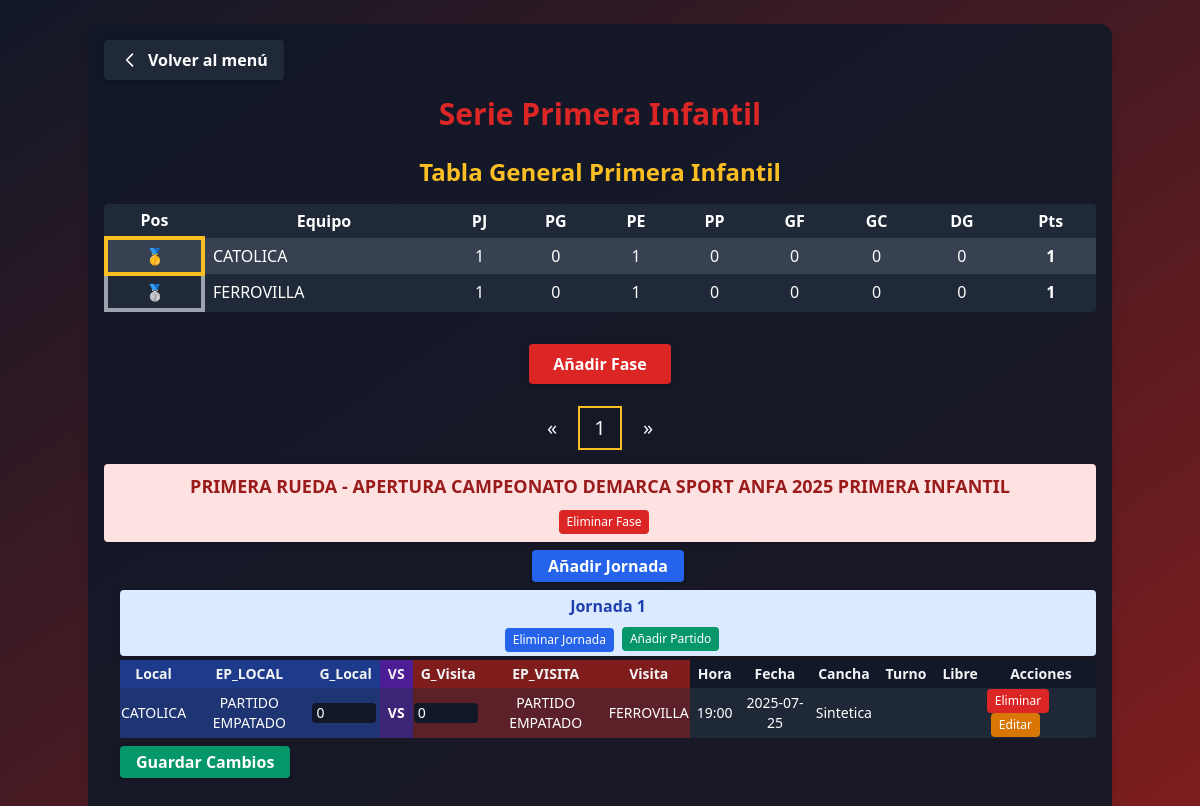
Page /serie_primera_infantil/ (signed in) on the committed database.
### app_main/models.py (models this page shows, shortened)
class Clubes(models.Model):
    club = models.CharField(max_length=100, unique=True)
    super_seniors = models.BooleanField(default=False)
    seniors = models.BooleanField(default=False)
    honor = models.BooleanField(default=False)
    segunda_honor = models.BooleanField(default=False)
    juveniles = models.BooleanField(default=False)
    primera_infantil = models.BooleanField(default=False)
    segunda_infantil = models.BooleanField(default=False)
    tercera_infantil = models.BooleanField(default=False)
    femenino = models.BooleanField(default=False)
    def __str__(self):
        return self.club

class Fase(models.Model):
    nombre = models.CharField(max_length=100, unique=True)

class Jornada(models.Model):
    fase = models.ForeignKey(Fase, on_delete=models.CASCADE, related_name='jornadas')
    nombre = models.CharField(max_length=100)

class SeriePrimeraInfantil(models.Model):
    ESTADO_PARTIDO_CHOICES = [
        ('PARTIDO GANADO', 'PARTIDO GANADO'),
        ('PARTIDO EMPATADO', 'PARTIDO EMPATADO'),
        ('PARTIDO PERDIDO', 'PARTIDO PERDIDO'),
    ]
    jornada = models.ForeignKey(Jornada, on_delete=models.CASCADE, related_name='partidos_primera_infantil')
    equipo_local = models.ForeignKey('Clubes', on_delete=models.CASCADE, related_name='partidos_local_primera_infantil')
    estado_partido_local = models.CharField(max_length=50, choices=ESTADO_PARTIDO_CHOICES)
    goles_local = models.PositiveSmallIntegerField()
    goles_visita = models.PositiveSmallIntegerField()
    estado_partido_visita = models.CharField(max_length=50, choices=ESTADO_PARTIDO_CHOICES)
    equipo_visita = models.ForeignKey('Clubes', on_delete=models.CASCADE, related_name='partidos_visita_primera_infantil')
    horario = models.TimeField(null=True, blank=True)
    fecha = models.DateField(null=True, blank=True)
    cancha = models.CharField(max_length=100, blank=True, default="")
    turno = models.CharField(max_length=50)
    libre = models.CharField(max_length=100, blank=True, default="")

### app_main/views.py (the view, shortened to what this page needs)
# urls.py: path('serie_primera_infantil/', views.serie_primera_infantil, name='serie_primera_infantil'),
def serie_primera_infantil(request):
    fases = Fase.objects.filter(nombre__icontains="PRIMERA INFANTIL").prefetch_related('jornadas__partidos_primera_infantil')
    clubes = Clubes.objects.all()
    jornadas = Jornada.objects.all()
    tablero_general = calcular_tablero_general_primera_infantil()
    return render(request, 'serie_primera_infantil.html', {
        'fases': fases,
        'clubes': clubes,
        'jornadas': jornadas,
        'estado_choices': SeriePrimeraInfantil.ESTADO_PARTIDO_CHOICES,
        'tablero_general': tablero_general,
    })

### app_main/templates/serie_primera_infantil.html (shortened to what this page needs)
<!DOCTYPE html>
<html>
<head>
    <link href="https://cdn.jsdelivr.net/npm/tailwindcss@2.2.19/dist/tailwind.min.css" rel="stylesheet"/>
</head>
<body class="bg-gradient-to-br from-gray-900 to-red-900 min-h-screen text-gray-100">
    <div class="container mx-auto p-4 bg-gray-900 bg-opacity-90 rounded-xl shadow-lg mt-6">
        <div class="flex items-center mb-4">
            <a href="{% url 'menu' %}" class="bg-gray-800 hover:bg-gray-700 text-white font-bold py-2 px-4 rounded shadow transition flex items-center">
                <svg class="w-5 h-5 mr-2" fill="none" stroke="currentColor" stroke-width="2" viewBox="0 0 24 24">
                    <path stroke-linecap="round" stroke-linejoin="round" d="M15 19l-7-7 7-7" />
                </svg>
                Volver al menú
            </a>
        </div>
        <h1 class="text-3xl font-extrabold text-red-600 mb-6 text-center drop-shadow">Serie Primera Infantil</h1>
        <h2 class="text-2xl font-bold text-center text-yellow-400 mb-4">Tabla General Primera Infantil</h2>
        <div class="w-full mb-8">
            <div class="overflow-x-auto">
                <table class="min-w-full bg-gray-800 text-white rounded">
                    <thead>
                        <tr>
                            <th class="px-2 py-1">Pos</th>
                            <th class="px-2 py-1">Equipo</th>
                            <th class="px-2 py-1">PJ</th>
                            <th class="px-2 py-1">PG</th>
                            <th class="px-2 py-1">PE</th>
                            <th class="px-2 py-1">PP</th>
                            <th class="px-2 py-1">GF</th>
                            <th class="px-2 py-1">GC</th>
                            <th class="px-2 py-1">DG</th>
                            <th class="px-2 py-1">Pts</th>
                        </tr>
                    </thead>
                    <tbody>
                        {% for row in tablero_general %}
                        <tr class="{% cycle 'bg-gray-700' 'bg-gray-800' %}">
        <td class="px-2 py-1 text-center
            {% if forloop.counter == 1 %} border-4 border-yellow-400 rounded-lg font-bold {% endif %}
            {% if forloop.counter == 2 %} border-4 border-gray-400 rounded-lg font-bold {% endif %}
        ">
            {% if forloop.counter == 1 %}
                🥇
            {% elif forloop.counter == 2 %}
                🥈
            {% elif forloop.counter == 3 %}
                🥉
            {% else %}
                {{ forloop.counter }}
            {% endif %}
        </td>
        <td class="px-2 py-1">{{ row.equipo }}</td>
        <td class="px-2 py-1 text-center">{{ row.PJ }}</td>
        <td class="px-2 py-1 text-center">{{ row.PG }}</td>
        <td class="px-2 py-1 text-center">{{ row.PE }}</td>
        <td class="px-2 py-1 text-center">{{ row.PP }}</td>
        <td class="px-2 py-1 text-center">{{ row.GF }}</td>
        <td class="px-2 py-1 text-center">{{ row.GC }}</td>
        <td class="px-2 py-1 text-center">{{ row.DG }}</td>
        <td class="px-2 py-1 text-center font-bold">{{ row.Pts }}</td>
    </tr>
    {% endfor %}
</tbody>
                </table>
            </div>
        </div>
        {% if user.is_authenticated %}
        <form method="post" class="mb-6 flex justify-center">
            <button type="submit" name="add_fase" value="1" class="bg-red-600 hover:bg-red-700 text-white font-bold py-2 px-6 rounded shadow transition">Añadir Fase</button>
        </form>
        {% endif %}
        {% if fases %}
        <div class="flex justify-center mb-4">
            <button type="button" id="fase-prev-btn" class="fase-pagination-btn" aria-label="Anterior">&laquo;</button>
            {% for fase in fases %}
                <button type="button" class="fase-pagination-btn" data-fase-index="{{ forloop.counter0 }}">{{ forloop.counter }}</button>
            {% endfor %}
            <button type="button" id="fase-next-btn" class="fase-pagination-btn" aria-label="Siguiente">&raquo;</button>
        </div>
        {% endif %}
        <div id="fases-container">
        {% for fase in fases %}
            <div class="fase-page{% if forloop.first %} active{% endif %}" data-fase-index="{{ forloop.counter0 }}">
                <div class="bg-red-100 text-red-800 font-bold rounded px-4 py-2 flex flex-col items-center justify-center mb-2 shadow">
                    <span class="text-lg text-center w-full">{{ fase.nombre }}</span>
                    {% if user.is_authenticated %}
                    <div class="flex items-center justify-center mt-2">
                        <form method="post" style="display:inline;">
                            <button type="submit" name="delete_fase" value="{{ fase.id }}" class="ml-2 bg-red-600 hover:bg-red-700 text-white rounded px-2 py-1 text-xs" onclick="return confirm('¿Eliminar esta fase y todas sus jornadas y partidos?')">
                                Eliminar Fase
                            </button>
                        </form>
                    </div>
                    {% endif %}
                </div>
                <div class="ml-4 mb-6">
                    {% if user.is_authenticated %}
                    <form method="post" class="mb-2 flex items-center gap-2 justify-center">
                        <button type="submit" name="add_jornada" value="1" class="bg-blue-600 hover:bg-blue-700 text-white font-bold py-1 px-4 rounded shadow transition">Añadir Jornada</button>
                    </form>
                    {% endif %}
                    {% for jornada in fase.jornadas.all %}
                        <div class="bg-blue-100 text-blue-800 font-semibold rounded px-3 py-1 flex flex-col items-center justify-center mb-1 shadow">
                            <span class="text-base text-center w-full">{{ jornada.nombre }}</span>
                            {% if user.is_authenticated %}
                            <div class="flex items-center justify-center mt-2">
                                <form method="post" style="display:inline;">
                                    <button type="submit" name="delete_jornada" value="{{ jornada.id }}" class="ml-2 bg-blue-600 hover:bg-blue-700 text-white rounded px-2 py-1 text-xs" onclick="return confirm('¿Eliminar esta jornada y todos sus partidos?')">
                                        Eliminar Jornada
                                    </button>
                                </form>
                                <button type="button" onclick="openModal('{{ jornada.id }}')" class="ml-2 bg-green-600 hover:bg-green-700 text-white rounded px-2 py-1 text-xs">Añadir Partido</button>
                            </div>
                            {% endif %}
                        </div>
                        <form method="post" class="mb-4">
                            <div class="overflow-x-auto">
                            <table class="min-w-full text-xs md:text-sm bg-gray-800 rounded shadow">
                                <thead>
                                    <tr>
                                        <th class="px-2 py-1 bg-blue-900">Local</th>
                                        <th class="px-2 py-1 bg-blue-900">EP_LOCAL</th>
                                        <th class="px-2 py-1 bg-blue-900">G_Local</th>
                                        <th class="px-2 py-1 bg-purple-900">VS</th>
                                        <th class="px-2 py-1 bg-red-900">G_Visita</th>
                                        <th class="px-2 py-1 bg-red-900">EP_VISITA</th>
                                        <th class="px-2 py-1 bg-red-900">Visita</th>
                                        <th class="px-2 py-1 bg-gray-900">Hora</th>
                                        <th class="px-2 py-1 bg-gray-900">Fecha</th>
                                        <th class="px-2 py-1 bg-gray-900">Cancha</th>
                                        <th class="px-2 py-1 bg-gray-900">Turno</th>
                                        <th class="px-2 py-1 bg-gray-900">Libre</th>
                                        {% if user.is_authenticated %}
                                        <th class="px-2 py-1 bg-gray-900">Acciones</th>
                                        {% endif %}
                                    </tr>
                                </thead>
                                <tbody>
                                    {% for sh in jornada.partidos_primera_infantil.all %}
                                    <tr id="jornada-{{ jornada.id }}-partido-{{ sh.id }}">
                                        <td class="text-center text-white bg-blue-800 bg-opacity-50">{{ sh.equipo_local.club }}</td>
                                        <td class="text-center text-white bg-blue-800 bg-opacity-50">{{ sh.estado_partido_local }}</td>
                                        <td class="bg-blue-800 bg-opacity-50">
                                            {% if user.is_authenticated %}
                                            <input type="number" name="goles_local_{{ sh.id }}" value="{{ sh.goles_local }}" min="0" class="bg-gray-900 text-white rounded w-16 px-1">
                                            {% else %}
                                            <span class="text-center text-white">{{ sh.goles_local }}</span>
                                            {% endif %}
                                        </td>
                                        <td class="text-center text-white bg-purple-800 bg-opacity-50 font-bold">VS</td>
                                        <td class="bg-red-800 bg-opacity-50">
                                            {% if user.is_authenticated %}
                                            <input type="number" name="goles_visita_{{ sh.id }}" value="{{ sh.goles_visita }}" min="0" class="bg-gray-900 text-white rounded w-16 px-1">
                                            {% else %}
                                            <span class="text-center text-white">{{ sh.goles_visita }}</span>
                                            {% endif %}
                                        </td>
                                        <td class="text-center text-white bg-red-800 bg-opacity-50">{{ sh.estado_partido_visita }}</td>
                                        <td class="text-center text-white bg-red-800 bg-opacity-50">{{ sh.equipo_visita.club }}</td>
                                        <td class="text-center text-white bg-gray-800 bg-opacity-50">{{ sh.horario }}</td>
                                        <td class="text-center text-white bg-gray-800 bg-opacity-50">{{ sh.fecha|date:'Y-m-d' }}</td>
                                        <td class="text-center text-white bg-gray-800 bg-opacity-50">{{ sh.cancha }}</td>
                                        <td class="text-center text-white bg-gray-800 bg-opacity-50">{{ sh.turno }}</td>
                                        <td class="text-center text-white bg-gray-800 bg-opacity-50">{{ sh.libre }}</td>
                                        {% if user.is_authenticated %}
                                        <td class="bg-gray-800 bg-opacity-50">
                                            <button type="submit" name="delete_row" value="{{ sh.id }}" class="bg-red-600 hover:bg-red-700 text-white rounded px-2 py-1 text-xs" onclick="return confirm('¿Eliminar este partido?')">Eliminar</button>
                                            <button type="button" onclick="openEditModal('{{ sh.id }}', '{{ sh.equipo_local.id }}', '{{ sh.equipo_visita.id }}', '{{ sh.horario|time:'H:i' }}', '{{ sh.fecha|date:'Y-m-d' }}', '{{ sh.cancha }}', '{{ sh.turno }}', '{{ sh.libre }}')" class="bg-yellow-600 hover:bg-yellow-700 text-white rounded px-2 py-1 text-xs ml-1">Editar</button>
                                        </td>
                                        {% endif %}
                                    </tr>
                                    {% empty %}
                                    <tr><td colspan="{% if user.is_authenticated %}13{% else %}12{% endif %}" class="text-center text-gray-400">No hay partidos en esta jornada.</td></tr>
                                    {% endfor %}
                                </tbody>
                            </table>
                            </div>
                            {% if user.is_authenticated %}
                            <button type="submit" class="mt-2 bg-green-600 hover:bg-green-700 text-white font-bold py-1 px-4 rounded shadow transition">Guardar Cambios</button>
                            {% endif %}
                        </form>
                    {% empty %}
                        <div class="text-gray-400 mb-4 text-center">No hay jornadas en esta fase.</div>
                    {% endfor %}
                </div>
            </div>
        {% empty %}
            <div class="text-gray-400 text-center">No hay fases creadas.</div>
        {% endfor %}
        </div>
    </div>
</body>
</html>

### app_main/templates/serie_primera_infantil.html (style rules this page uses)
.fase-page { display: none; }
.fase-page.active { display: block; }
.fase-pagination-btn { @apply bg-red-600 hover:bg-red-700 text-white font-bold rounded-lg shadow transition; width: 2.5rem; height: 2.5rem; min-width: 2.5rem; min-height: 2.5rem; display: flex; align-items: center; justify-content: center; margin: 0 0.25rem; font-size: 1.25rem; border: 2px solid transparent; box-sizing: border-box; }
.fase-pagination-btn.active { @apply bg-yellow-400 text-red-900 border-yellow-500; border-width: 2px; box-shadow: 0 0 0 2px #fbbf24; }

### rows in the picture
Clubes: equipo "CATOLICA", PJ "1", PG "0", PE "1", PP "0", GF "0", GC "0", DG "0", Pts "1"
Clubes: equipo "FERROVILLA", PJ "1", PG "0", PE "1", PP "0", GF "0", GC "0", DG "0", Pts "1"
Fase: nombre "PRIMERA RUEDA - APERTURA CAMPEONATO DEMARCA SPORT ANFA 2025 PRIMERA INFANTIL", {{ fase.id }} 30 (drawn)
Jornada: nombre "Jornada 1", {{ jornada.id }} 18 (drawn)
SeriePrimeraInfantil: equipo_local.club "CATOLICA", estado_partido_local "PARTIDO EMPATADO", goles_local "0", goles_visita "0", estado_partido_visita "PARTIDO EMPATADO", equipo_visita.club "FERROVILLA", horario "19:00", fecha "2025-07-25", cancha "Sintetica", {{ sh.id }} 5 (drawn)
